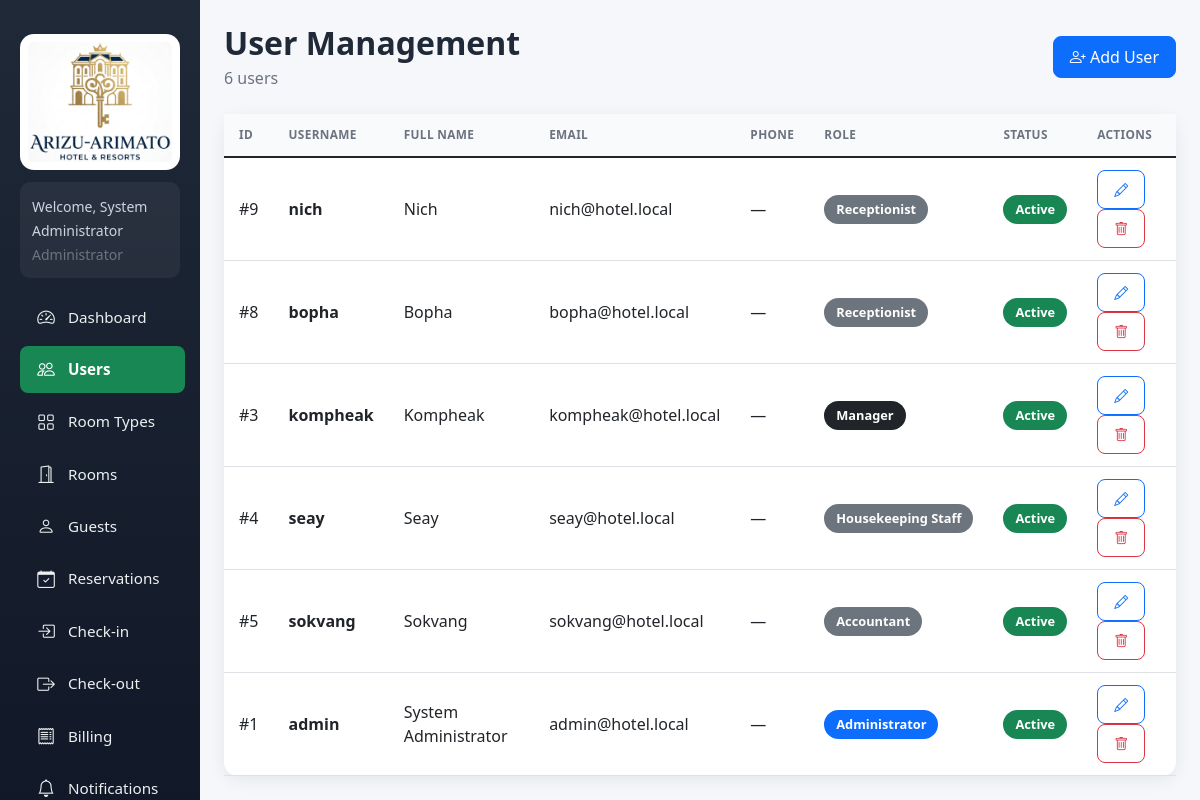
Screenshot of /backend/index.php?r=users/index (signed in) with the database file from the repository.
### tables this page shows
CREATE TABLE `users` (
  `id` int(11) NOT NULL AUTO_INCREMENT,
  `username` varchar(50) NOT NULL,
  `password` varchar(255) NOT NULL,
  `full_name` varchar(100) NOT NULL,
  `email` varchar(100) NOT NULL,
  `phone` varchar(20) DEFAULT NULL,
  `role` enum('Administrator','Receptionist','Manager','Housekeeping Staff','Accountant') NOT NULL,
  `status` enum('Active','Inactive') DEFAULT 'Active',
  `created_at` timestamp NOT NULL DEFAULT current_timestamp(),
  `updated_at` timestamp NOT NULL DEFAULT current_timestamp() ON UPDATE current_timestamp(),
  PRIMARY KEY (`id`),
  UNIQUE KEY `username` (`username`)
);

### backend/Core/Controller.php (called while the page is built, shortened)
<?php
abstract class Controller
{
    protected function view($view, array $data = [], $active = '', $pageTitle = '')
    {
        extract($data);
        require __DIR__ . '/../Views/layout/header.php';
        require __DIR__ . '/../Views/' . $view . '.php';
        require __DIR__ . '/../Views/layout/footer.php';
    }
}

### backend/Controllers/UserController.php (called while the page is built, shortened)
<?php
class UserController extends Controller
{
    private $roles = ['Administrator', 'Receptionist', 'Manager', 'Housekeeping Staff', 'Accountant'];
    private $statuses = ['Active', 'Inactive'];
    public function __construct()
    {
        $this->user = new User();
    }
    public function indexAction()
    {
        $this->view('users/index', [
            'users'    => $this->user->all(),
            'roles'    => $this->roles,
            'statuses' => $this->statuses,
            'message'  => $this->message ?? '',
            'error'    => $this->error ?? '',
        ], 'users', 'Users');
    }
}

### backend/Core/Router.php (called while the page is built, shortened)
<?php
class Router
{
    public function dispatch($route)
    {
        $route = trim($route, '/');
        $parts = explode('/', $route);
        $action = isset($parts[1]) && $parts[1] !== '' ? $parts[1] : 'index';
        $method = $action . 'Action';
        $instance = new $class();
        $instance->$method();
    }
}

### backend/index.php (called while the page is built, shortened)
<?php
$route = isset($_GET['r']) ? $_GET['r'] : '';
$router = new Router();
$router->dispatch($route);

### backend/Models/User.php (called while the page is built, shortened)
<?php
class User extends Model
{
    public function all()
    {
        return $this->db->query(
            "SELECT * FROM users ORDER BY created_at DESC"
        )->fetchAll(PDO::FETCH_ASSOC);
    }
}

### backend/Views/users/index.php (the view, shortened to what this page needs)
<div class="d-flex justify-content-between align-items-center mb-4">
    <div>
        <h2 class="page-title mb-1">User Management</h2>
        <p class="page-subtitle mb-0"><?php echo count($users); ?> users</p>
    </div>
    <button class="btn btn-primary" data-bs-toggle="modal" data-bs-target="#addUserModal">
        <i class="bi bi-person-plus"></i> Add User
    </button>
</div>
<div class="card">
    <div class="card-body p-0">
        <div class="table-responsive">
            <table class="table table-hover align-middle mb-0">
                <thead>
                    <tr>
                        <th>ID</th>
                        <th>Username</th>
                        <th>Full Name</th>
                        <th>Email</th>
                        <th>Phone</th>
                        <th>Role</th>
                        <th>Status</th>
                        <th>Actions</th>
                    </tr>
                </thead>
                <tbody>
                <?php foreach ($users as $u): ?>
                    <tr>
                        <td>#<?php echo (int)$u['id']; ?></td>
                        <td><strong><?php echo htmlspecialchars($u['username']); ?></strong></td>
                        <td><?php echo htmlspecialchars($u['full_name']); ?></td>
                        <td><?php echo htmlspecialchars($u['email']); ?></td>
                        <td><?php echo htmlspecialchars($u['phone'] ?: '—'); ?></td>
                        <td>
                            <span class="status-badge bg-<?php echo $u['role']==='Administrator'?'primary':($u['role']==='Manager'?'dark':'secondary'); ?> text-white">
                                <?php echo htmlspecialchars($u['role']); ?>
                            </span>
                        </td>
                        <td>
                            <span class="status-badge bg-<?php echo $u['status']==='Active'?'success':'danger'; ?> text-white">
                                <?php echo $u['status']; ?>
                            </span>
                        </td>
                        <td>
                            <button class="btn btn-sm btn-outline-primary" onclick="editUser(<?php echo (int)$u['id']; ?>)"><i class="bi bi-pencil"></i></button>
                            <form method="POST" style="display:inline" onsubmit="return confirm('Delete this user?')">
                                <button class="btn btn-sm btn-outline-danger"><i class="bi bi-trash"></i></button>
                            </form>
                        </td>
                    </tr>
                <?php endforeach; ?>
                </tbody>
            </table>
        </div>
    </div>
</div>

### backend/assets/css/style.css (style rules this page uses)
:root { --sidebar-bg: linear-gradient(180deg, #1f2937, #111827); --primary: #198754; --primary-dark: #157347; --surface: #ffffff; --bg: #f5f7fb; --text: #1f2937; --muted: #6b7280; --border: #e5e7eb; --shadow: 0 4px 18px rgba(0, 0, 0, .07); --radius: 14px; --sidebar-width: 250px; }
* { box-sizing: border-box; }
body { background: var(--bg); color: var(--text); font-family: "Segoe UI", system-ui, -apple-system, sans-serif; margin: 0; overflow-x: hidden; }
.page-title { font-weight: 700; color: var(--text); margin-bottom: 5px; }
.page-subtitle { color: var(--muted); margin-bottom: 20px; }
.card { border: 0; border-radius: var(--radius); box-shadow: var(--shadow); }
.card-body { padding: 20px; }
.btn { border-radius: 8px; font-weight: 500; padding: 8px 16px; }
.status-badge { display: inline-block; padding: 5px 12px; border-radius: 20px; font-size: .8rem; font-weight: 600; white-space: nowrap; }
.table { min-width: 600px; }
.table thead th { text-transform: uppercase; font-size: .74rem; letter-spacing: .03em; color: var(--muted); border-bottom: 1px solid var(--border); white-space: nowrap; padding: 12px 15px; background: #f9fafb; }
.table td, .table th { vertical-align: middle; padding: 12px 15px; }

### rows the page displays
users: id "9", username "nich", full_name "Nich", email "nich@hotel.local", phone "—", role "Receptionist", status "Active"
users: id "8", username "bopha", full_name "Bopha", email "bopha@hotel.local", phone "—", role "Receptionist", status "Active"
users: id "3", username "kompheak", full_name "Kompheak", email "kompheak@hotel.local", phone "—", role "Manager", status "Active"
users: id "4", username "seay", full_name "Seay", email "seay@hotel.local", phone "—", role "Housekeeping Staff", status "Active"
users: id "5", username "sokvang", full_name "Sokvang", email "sokvang@hotel.local", phone "—", role "Accountant", status "Active"
users: id "1", username "admin", full_name "System Administrator", email "admin@hotel.local", phone "—", role "Administrator", status "Active"

### other values shown
$_SESSION['user_name'] "System Administrator"
$_SESSION['user_role'] "Administrator"
$label "Dashboard Users Room Types Rooms Guests Reservations Check-in Check-out Billing Notifications"
count($users) "6"
